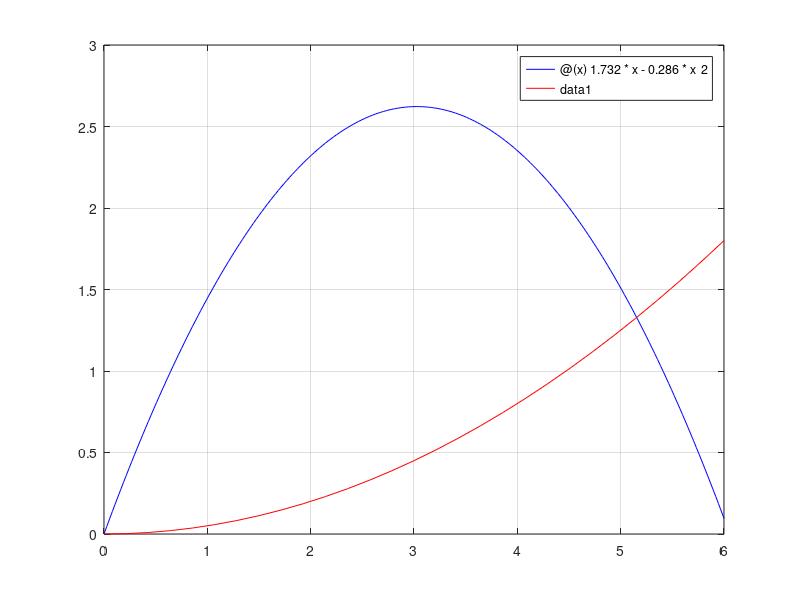

Write the MATLAB code that produced this figure.
clc
clear
x=[0:6];
f1=@(x) 1.732*x-0.286*x^2;
f2=@(x) 0.05*x^2;
fplot(f1,[0,6],'b')
hold on
fplot(f2,[0,6],'r')
grid on
